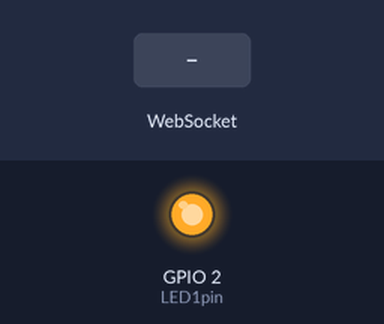
A program run on a simulated ESP32. On the bench: output pins drawn as LEDs (lit = HIGH). The test bench sets the inputs (shaded band). WiFi joins after 1.5 s; servers stay silent unless stated; what the program prints to the serial monitor is not drawn.

Above: at 1.6 s.
At 3.7 s:
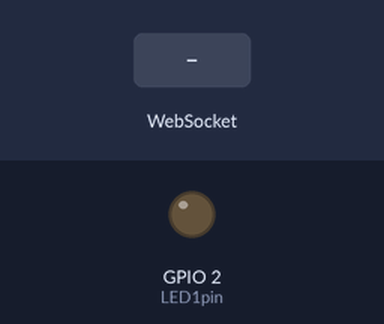
3.8 s: WebSocket text "LED" received
5.3 s: WebSocket text "1" received
Timing chart, 0 to 8.3 s (numbered marks = the images above; inputs shaded):
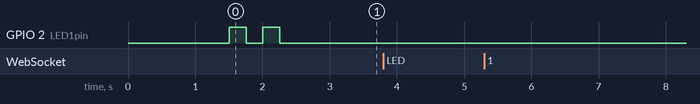

Measured:
- after the input at 3.8 s, every drawn part: stays the same
- after the input at 5.3 s, every drawn part: stays the same

The program:

main.cpp
```cpp
#include <Arduino.h>
#include <WiFi.h>
#include <WebSocketsClient.h>
#include <ArduinoJson.h>

#include <secrets.h>
#include <wifi_log.h>

// EN: ESP32 side of joined-example-02. Same WebSocket-client topology as
//     joined-example-01 (connects to the Node hub on SERVER_HOST:8811),
//     but now the chip **parses the incoming JSON** with ArduinoJson
//     instead of just looking at `payload[0]`. The closed loop now works
//     end-to-end with the lecturer's default JSON value:
//       {"tipSporočila":"LED","pin":2,"vrednost":1}
//     Same wire format as homework-03 — the difference is the messages
//     originate from a browser via the Node hub, not from a script the
//     server runs itself.
// SL: Stran ESP32 v joined-example-02. Enaka WebSocket-odjemalska
//     topologija kot v joined-example-01 (povezava na Node zvezdišče
//     SERVER_HOST:8811), vendar čip zdaj **razčleni JSON** z
//     ArduinoJson namesto, da bi gledal le `payload[0]`. Krog se zdaj
//     sklene od konca do konca s privzeto JSON vrednostjo:
//       {"tipSporočila":"LED","pin":2,"vrednost":1}
//     Enaka oblika sporočila kot v homework-03 — razlika je, da
//     sporočila prihajajo iz brskalnika prek Node zvezdišča, ne iz
//     skripte, ki teče v strežniku.
const uint16_t SERVER_PORT = 8811;

WebSocketsClient webSocket;

uint8_t LED1pin    = 2;
bool    LED1status = LOW;

void onWebSocketEvent(WStype_t type, uint8_t* payload, size_t length) {
  switch (type) {
    case WStype_CONNECTED:
      Serial.printf("Povezana s strežnikom %s:%u\n", SERVER_HOST, SERVER_PORT);
      break;

    case WStype_DISCONNECTED:
      Serial.println("Povezava s strežnikom prekinjena.");
      break;

    case WStype_TEXT: {
      Serial.printf("Prejeto: %s\n", payload);

      StaticJsonDocument<256> doc;
      DeserializationError err = deserializeJson(doc, payload);
      if (err) {
        Serial.print("deserializeJson() — napaka: ");
        Serial.println(err.c_str());
        return;
      }

      const char* tip = doc["tipSporočila"];
      if (tip && strcmp(tip, "LED") == 0) {
        int pin      = doc["pin"];
        int vrednost = doc["vrednost"];
        if (pin == LED1pin) {
          LED1status = (vrednost == 1) ? HIGH : LOW;
        } else {
          Serial.printf("Pin %d ni podprt (samo pin %d).\n", pin, LED1pin);
        }
      }
      break;
    }

    default:
      break;
  }
}

void setup() {
  Serial.begin(115200);

  printWifiTarget();
  WiFi.begin(WIFI_SSID, WIFI_PASSWORD);

  while (WiFi.status() != WL_CONNECTED) {
    delay(500);
    Serial.println("Povezovanje z WiFi omrežjem ...");
  }

  Serial.println("Modul esp32 je povezan!");
  Serial.print("IP naslov esp32 modula: ");
  Serial.println(WiFi.localIP());

  pinMode(LED1pin, OUTPUT);
  digitalWrite(LED1pin, HIGH); delay(250);
  digitalWrite(LED1pin, LOW);  delay(250);
  digitalWrite(LED1pin, HIGH); delay(250);
  digitalWrite(LED1pin, LOW);  delay(250);

  webSocket.begin(SERVER_HOST, SERVER_PORT);
  webSocket.onEvent(onWebSocketEvent);
}

void loop() {
  webSocket.loop();
  digitalWrite(LED1pin, LED1status ? HIGH : LOW);
}
```
